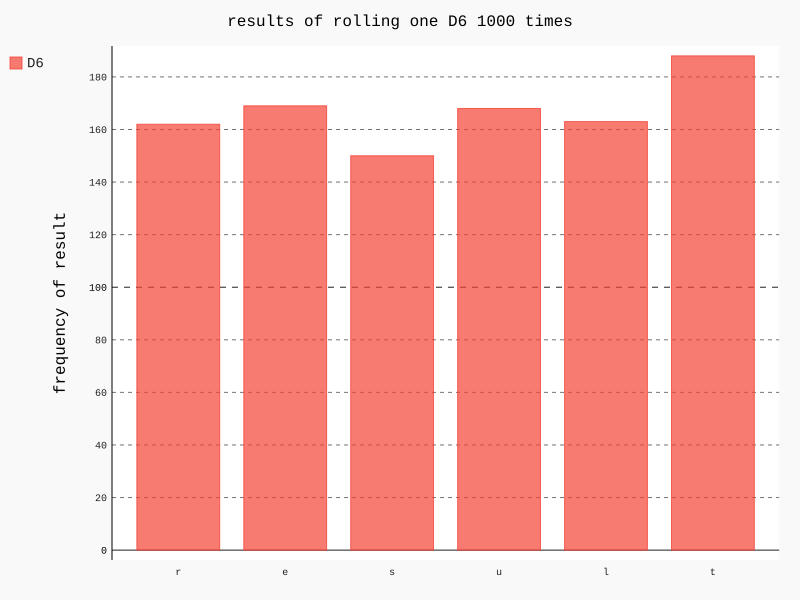

Write the Python code that produced this figure.
from die import Die
import pygal
die=Die()
results=[]
for roll_num in range(1000):
    result = die.roll()
    results.append(result)

frequencies=[]
for value in range(1,die.num_sides+1):
    frequency = results.count(value)
    frequencies.append(frequency)
#print(frequencies)
hist = pygal.Bar()
hist.title = "results of rolling one D6 1000 times"
hist.x_labels = ['1','2','3','4','5','6']
hist.y_title = 'frequency of result'
hist.x_title = 'result'
hist.add('D6',frequencies)
hist.render_to_file('D:\\die_visual.svg')
